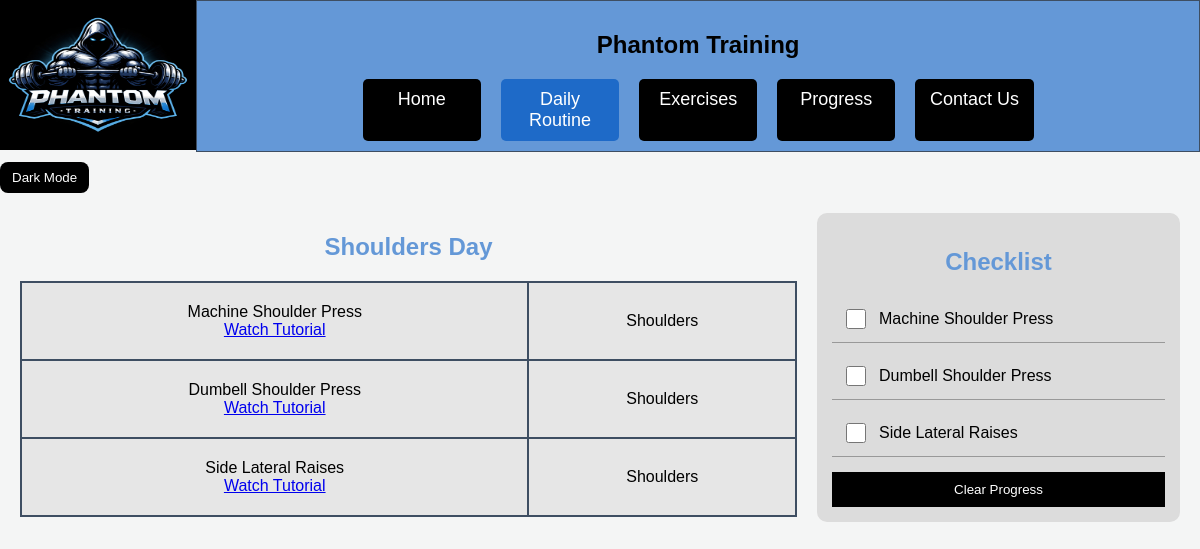
/dailyroutine.php, run on the app's committed database.
### tables this page shows
CREATE TABLE "Exercises"  
( 
	Exercise VARCHAR(30) NOT NULL, 
	MuscleGroup VARCHAR(10) NOT NULL, 
	TutorialVideo VARCHAR(100) NOT NULL 
);

### dailyroutine.php (the view, shortened to what this page needs)
<!doctype html>
<?php
$db = new PDO("sqlite:workouts.db");
$groups = ["Chest", "Back", "Legs", "Shoulders", "Arms", "Abs"];
$dayIndex = date("w");
$selectedGroup = $groups[$dayIndex % count($groups)];
$stmt = $db->prepare("
    SELECT * FROM Exercises
    WHERE MuscleGroup = :group
    ORDER BY RANDOM()
    LIMIT 5
");
$stmt->execute(['group' => $selectedGroup]);
$exercises = $stmt->fetchAll(PDO::FETCH_ASSOC);
?>
<html lang="en">
<head>
  <link rel="stylesheet" href="homepage.css">
  <link rel="stylesheet" href="dailyroutine.css">
</head>
<body>
<header>
  <nav>
    <div id="logo-container">
      <a href="homepage.html">
        <img src="logo.jpeg" alt="logo">
      </a>
    </div>
    <div id="nav-container">
      <h2>Phantom Training</h2>
      <div id="nav-bar">
        <div class="page-link">
          <a href="homepage.html">Home</a>
        </div>
        <div class="page-link" id="current-page">
          <a href="dailyroutine.php">Daily Routine</a>
        </div>
        <div class="page-link">
          <a href="workouts.php">Exercises</a>
        </div>
        <div class="page-link">
          <a href="progress.html">Progress</a>
        </div>
        <div class="page-link">
          <a href="contact_us.html">Contact Us</a>
        </div>
      </div>
    </div>
  </nav>
  <button id="themeToggle">Dark Mode</button>
</header>
<main>
<div class="routine-container">
  <div class="routine-main">
    <h2><?php echo $selectedGroup; ?> Day</h2>
    <table>
      <?php foreach($exercises as $index => $exercise): ?>
        <tr id="row<?php echo $index; ?>">
          <td>
            <?php echo $exercise['Exercise']; ?><br>
            <a href="<?php echo $exercise['TutorialVideo']; ?>" target="_blank">
              Watch Tutorial
            </a>
          </td>
          <td><?php echo $exercise['MuscleGroup']; ?></td>
        </tr>
      <?php endforeach; ?>
    </table>
  </div>
  <div class="routine-sidebar">
    <h2>Checklist</h2>
    <div class="checklist">
      <?php foreach($exercises as $index => $exercise): ?>
        <label>
          <input type="checkbox" data-index="<?php echo $index; ?>">
          <?php echo $exercise['Exercise']; ?>
        </label>
      <?php endforeach; ?>
    </div>
    <button onclick="clearProgress()">Clear Progress</button>
  </div>
</div>
</main>
</body>
</html>

### homepage.css (style rules this page uses)
body { font-family: "Montserrat", sans-serif; font-style: normal; font-weight: 400; margin: 0; background-color: #f4f5f5; }
#nav-container { text-align: center; background-color: #6498d7; border-color: #3e4e62; border-width: 1px; border-style: solid; padding: 10px; width: 100%; }
nav { width: 100%; display: flex; }
#logo-container { width: 20%; height: 150px; }
#logo-container a img { height: 100%; width: 100%; }
.page-link { padding: 10px; background-color: black; border-radius: 5px; width: 10%; }
.page-link a { color: white; text-decoration: none; font-size: 18px; }
#nav-bar { display: flex; justify-content: center; margin-top: 20px; width: 100%; gap: 20px; }
#current-page { background-color: #1e6ac8; }
#themeToggle { margin-top: 10px; padding: 8px 12px; border-radius: 8px; border: none; cursor: pointer; background-color: black; color: white; }

### dailyroutine.css (style rules this page uses)
.routine-container { display: flex; gap: 20px; padding: 20px; }
.routine-main { width: 70%; }
.routine-main h2 { text-align: center; color: #6498d7; }
.routine-main table { width: 100%; border-collapse: collapse; background-color: #e6e6e6; }
.routine-main td { border: 2px solid #3e4e62; padding: 20px; text-align: center; font-family: "Montserrat", sans-serif; }
.routine-sidebar { width: 30%; background-color: #dcdcdc; padding: 15px; border-radius: 10px; }
.routine-sidebar h2 { text-align: center; color: #6498d7; }
.checklist { display: flex; flex-direction: column; gap: 10px; }
.checklist label { display: flex; align-items: center; gap: 10px; padding: 10px; border-bottom: 1px solid #999; }
.checklist input { width: 20px; height: 20px; }
.routine-sidebar button { margin-top: 15px; width: 100%; padding: 10px; background-color: black; color: white; border: none; cursor: pointer; }

### data on the page
exercises: Exercise "Machine Shoulder Press", MuscleGroup "Shoulders"
exercises: Exercise "Dumbell Shoulder Press", MuscleGroup "Shoulders"
exercises: Exercise "Side Lateral Raises", MuscleGroup "Shoulders"

### other printed values
$selectedGroup "Shoulders"
